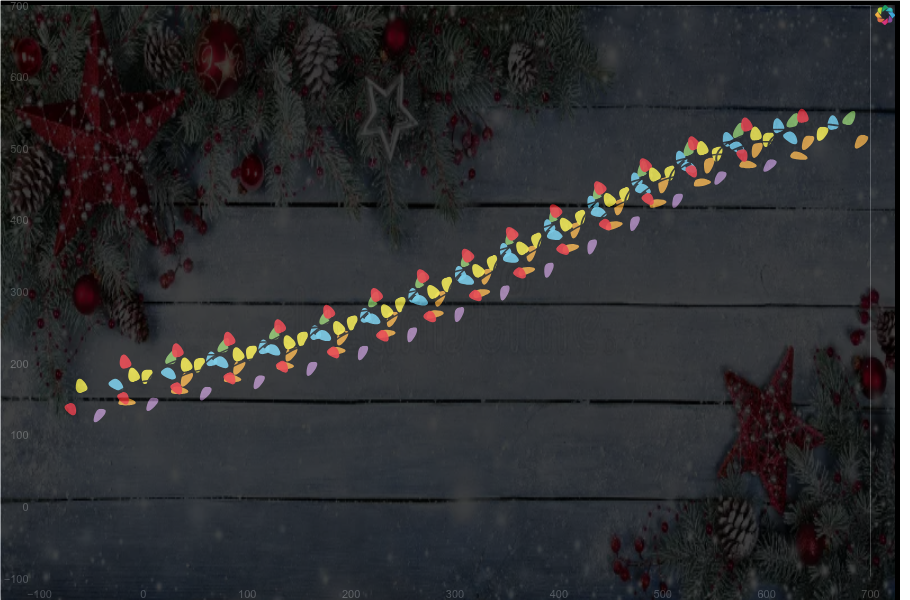

Write Python code to recreate this figure.
import numpy as np
import pandas as pd

from bokeh.plotting import figure, output_file, save
from bokeh.models import ColumnDataSource, ImageURL, Div
from bokeh.layouts import Row
from bokeh_rocks import save_plot, show
np.random.seed(42)
years = np.arange(1980, 2026)
trend = 0.02 * (years - years[0])
noise = np.random.normal(0, 0.1, len(years))
temp = trend + noise

df = pd.DataFrame({"year": years, "temp": temp})

# --------------------------------------------------
# CONFIG (ONE BG, ONE LIGHT)
# --------------------------------------------------
BG_URL = "https://raw.githubusercontent.com/mixstam1821/bokeh_showcases/refs/heads/main/assets0/cris9.jpg"
LIGHT_URL = "https://raw.githubusercontent.com/mixstam1821/bokeh_showcases/refs/heads/main/assets0/Christmas%20Lights.svg"


years = df.iloc[:, 0].values
values = df.iloc[:, 1].values

# --------------------------------------------------
# HELPERS
# --------------------------------------------------
def smooth_path(x, y, degree=4, n_points=20):
    coeffs = np.polyfit(x, y, degree)
    poly = np.poly1d(coeffs)

    x_dense = np.linspace(x.min(), x.max(), 1000)
    y_dense = poly(x_dense)

    dx = np.diff(x_dense)
    dy = np.diff(y_dense)
    s = np.cumsum(np.sqrt(dx**2 + dy**2))
    s = np.insert(s, 0, 0)

    s_target = np.linspace(0, s[-1], n_points)
    x_s = np.interp(s_target, s, x_dense)
    y_s = np.interp(s_target, s, y_dense)

    angles = np.arctan(np.gradient(y_s, x_s))
    return x_s, y_s, angles

# --------------------------------------------------
# SCALE DATA TO SCREEN SPACE
# --------------------------------------------------
x_numeric = np.linspace(0, 650, len(years))
y_scaled = 150 + (values - values.min()) / (values.max() - values.min()) * 400

x_s, y_s, angles = smooth_path(x_numeric, y_scaled, n_points=15)

# --------------------------------------------------
# DATA SOURCE
# --------------------------------------------------
source = ColumnDataSource(dict(
    url=[LIGHT_URL] * len(x_s),
    x=x_s,
    y=y_s,
    w=[200] * len(x_s),
    h=[200] * len(x_s),
    angle=angles,
))

# --------------------------------------------------
# FIGURE
# --------------------------------------------------
p = figure(
    width=900,
    height=600,
    x_range=(-100, 700),
    y_range=(-100, 700),
    tools="",
)

p.grid.visible = False
p.outline_line_color = None
p.background_fill_color = "black"
p.border_fill_color = "black"

# --------------------------------------------------
# LIGHTS
# --------------------------------------------------
glyph = ImageURL(
    url="url",
    x="x",
    y="y",
    w="w",
    h="h",
    angle="angle",
    anchor="center",
    global_alpha=0.9,
)
p.add_glyph(source, glyph)

# --------------------------------------------------
# BACKGROUND IMAGE (STATIC DIV)
# --------------------------------------------------
bg_div = Div(
    text=f"""
    <div style="position:absolute; left:-910px; top:0px;">
        <img src="{BG_URL}" style="width:900px; height:600px; opacity:0.25;">
    </div>
    """
)
pp = Row(p, bg_div)

show(pp)
save_plot(pp, 'output/imageURL_01')
